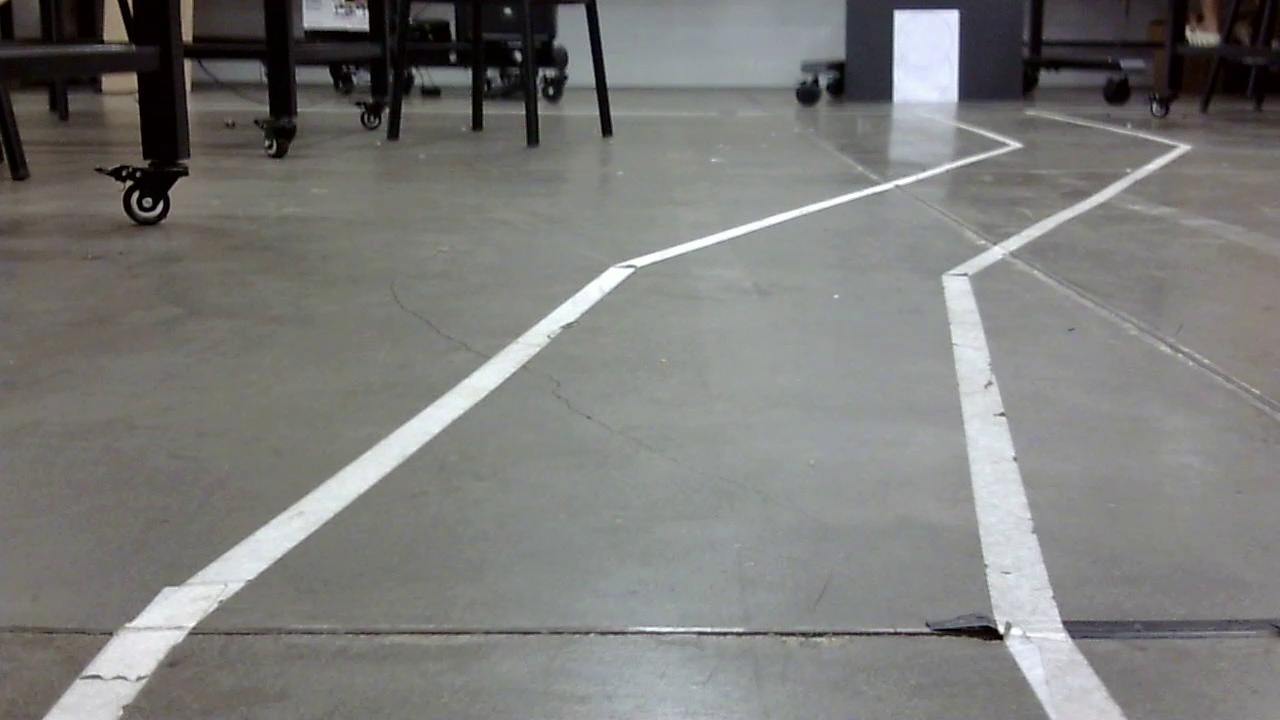
#> input picture test.jpg, 1280 x 720 px, given in place of sample5.mp4, which was not available
$ python main.py
#> lines starting #> are read from the running program, lines starting #| are printed output that depends on the picture; after the words box and inside, x2 and y2 are one past the last pixel; in counts of white or black regions, pixels touching at a corner belong together; pictures that were not available may be replaced by others from this repository, and a replacement may not be noted
#> further down, img is the input picture: shape (720, 1280, 3); mean B, G, R 121.2, 123.5, 123.4
### utils.py
import cv2
import numpy as np

def draw_lines(img, lines, color = [255, 0, 0], thickness = 2):
    """Utility for drawing lines."""
    if lines is not None:
        for line in lines:
            for x1,y1,x2,y2 in line:
                cv2.line(img, (x1, y1), (x2, y2), color, thickness)

def draw_fitted_line(img, fitted_line, color = [0, 255, 0], thickness = 2, grain=5):
    """Utility for drawing the line fitted to selected points."""
    mxHeight = img.shape[0]
    step = int((mxHeight - (mxHeight >> 1)) / grain)
    x = np.arange((mxHeight >> 1) - step, mxHeight, step)
    y = fitted_line(x)
    points = np.column_stack((y, x)).astype(np.int32)
    cv2.polylines(img, [points], False, color, thickness)

def Filter(img, length=10):
    """Utility for filtering out noise."""
    res = img.copy()
    res = cv2.erode(res, np.ones((length, length), np.uint8))
    res = cv2.dilate(res, np.ones((length, length), np.uint8))
    return res

def getAdaptiveThreshold(img, roi, num_lines = 20):
    """Utility for getting adaptive threshold. Choose threshold that gives
    less amount of lines after Hough Transform"""
    for thresh in range(160, 230, 5):
        selected = Filter(cv2.inRange(img, thresh, 255))
        selected = cv2.bitwise_and(selected, roi)
        canny = cv2.Canny(selected, 150, 220)
        lines = cv2.HoughLinesP(canny, 1,
                                np.pi / 180, 20, minLineLength = 5,
                                maxLineGap = 5)
        if lines is not None and len(lines) <= num_lines:
            return thresh
    return 190

### main.py
import cv2
import argparse
import numpy as np
import matplotlib.pyplot as plt
from utils import getAdaptiveThreshold, draw_lines, draw_fitted_line, Filter

frame_count = 0
global_threshold = 190
roi = None


def process(img):
    global frame_count
    global roi
    frame_count += 1

    # resize image to 640x400
    img = cv2.resize(img, (640, 400))
#> img: shape (400, 640, 3)
    mxHeight = img.shape[0]
#> mxHeight = 400
    mxWidth = img.shape[1]
#> mxWidth = 640
    img_gray = cv2.cvtColor(img, cv2.COLOR_RGB2GRAY)
    if (type(roi) != np.ndarray):
        roi_vertices = np.array([[
            [0, mxHeight - 1],
            [0, mxHeight >> 1],
            [mxWidth - 1, mxHeight >> 1],
            [mxWidth - 1, mxHeight - 1]
        ]], dtype = np.int32)

        ignore_mask_color = 255
        roi_mask = np.zeros_like(img_gray)
        roi = cv2.fillPoly(roi_mask, roi_vertices, ignore_mask_color)
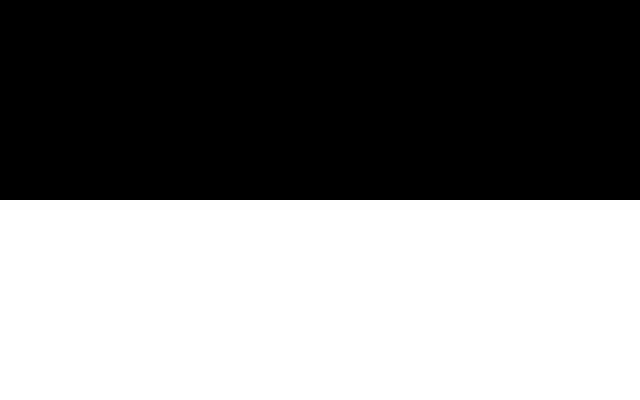
#> roi_mask: shape (400, 640); 50% white; 1 white region, box (x1, y1, x2, y2) and area: (0, 200, 640, 400) 128000

    global global_threshold
    thresh = global_threshold
    #re calculate threshold every 10 frames
    if (frame_count % 10 == 1):
        thresh = getAdaptiveThreshold(img_gray, roi)
#> after the loop in getAdaptiveThreshold, `for thresh in range(160, 230, 5):`:
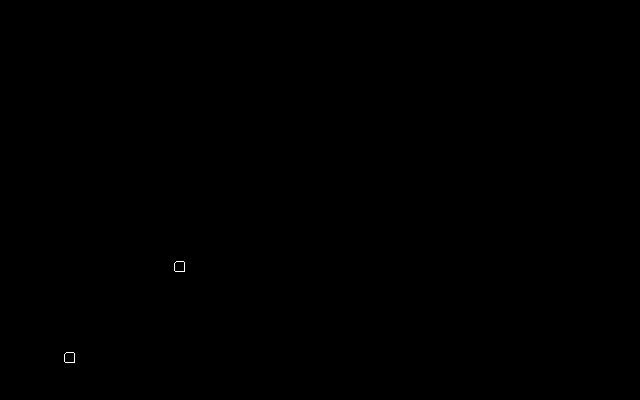
#> canny: shape (400, 640); 0.03% white in thin lines or dots, all inside (x1, y1, x2, y2) = (64, 261, 185, 363)
#> after the loop in getAdaptiveThreshold, `for thresh in range(160, 230, 5):`: selected: shape (400, 640); 0.08% white; 2 white regions, box (x1, y1, x2, y2) and area: (175, 262, 185, 272) 100, (65, 353, 75, 363) 100
#> thresh = 190
        global_threshold = thresh
#> global_threshold = 190

    img_threshold = Filter(cv2.inRange(img_gray, thresh, 255))
#> in Filter (call 15), `res = img.copy()`: res: shape (400, 640); 6.1% white; 22 white regions (17 under 20 px), largest, box (x1, y1, x2, y2) and area: (471, 80, 595, 400) 6766, (42, 72, 511, 378) 6245, (447, 6, 479, 69) 1862, (22, 377, 74, 400) 736, (317, 348, 371, 351) 86
#> in Filter (call 15), `res = cv2.erode(res, np.ones((length, length), np.uint8))`: res: shape (400, 640); 2% white; 10 white regions (5 under 20 px), largest, box (x1, y1, x2, y2) and area: (477, 159, 555, 400) 2799, (452, 11, 475, 62) 1075, (78, 229, 222, 344) 786, (31, 383, 61, 400) 295, (54, 355, 81, 371) 246
#> in Filter (call 15), `res = cv2.dilate(res, np.ones((length, length), np.uint8))`: res: shape (400, 640); 4.9% white; 5 white regions, box (x1, y1, x2, y2) and area: (473, 155, 560, 400) 5829, (74, 203, 253, 349) 3647, (448, 7, 480, 67) 1822, (50, 351, 86, 376) 714, (27, 379, 66, 400) 644
    img_threshold_isolated = cv2.bitwise_and(img_threshold, roi)
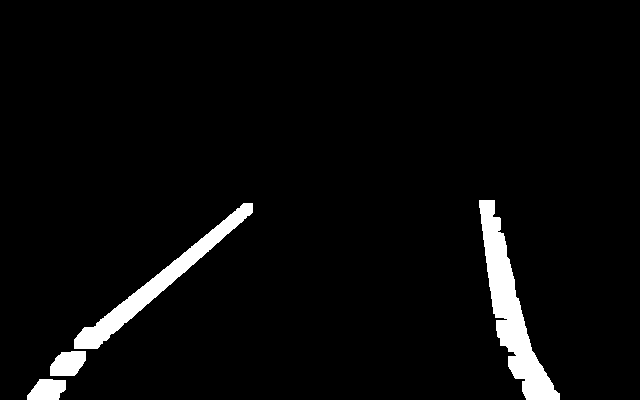
#> img_threshold_isolated: shape (400, 640); 4% white; 4 white regions, box (x1, y1, x2, y2) and area: (479, 200, 560, 400) 5155, (74, 203, 253, 349) 3647, (50, 351, 86, 376) 714, (27, 379, 66, 400) 644
    img_edges = cv2.Canny(img_threshold_isolated, 150, 220)
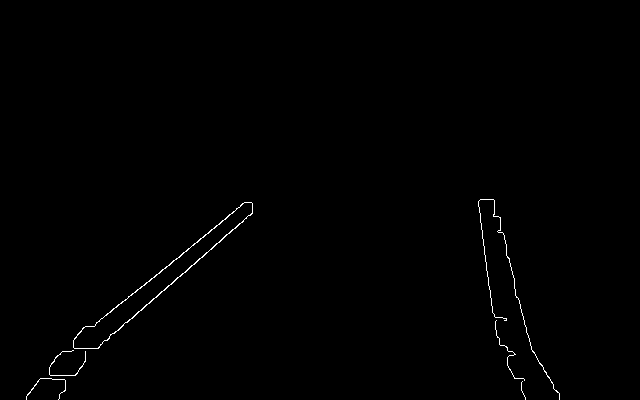
#> img_edges: shape (400, 640); 0.48% white in thin lines or dots, all inside (x1, y1, x2, y2) = (26, 199, 560, 400)

    threshold = 20
    min_line_len = 5
    max_line_gap = 5

    lines = cv2.HoughLinesP(
        img_edges, 1, np.pi / 180, threshold,
        minLineLength = min_line_len, maxLineGap = max_line_gap)
#> lines = 26 rows, first 6: [96, 348, 252, 213], [91, 326, 173, 260], [92, 326, 246, 202], [495, 324, 496, 335], [518, 298, 532, 351], [478, 201, 488, 285]


    hough = np.zeros((img_edges.shape[0], img_edges.shape[1], 3), dtype = np.uint8)
    draw_lines(hough, lines)
#> the loop in draw_lines, `for line in lines:` made 26 passes
#> line on passes 1 to 12: [[96, 348, 252, 213]], [[91, 326, 173, 260]], [[92, 326, 246, 202]], [[495, 324, 496, 335]], [[518, 298, 532, 351]], [[478, 201, 488, 285]], [[500, 227, 501, 232]], [[74, 338, 83, 327]], [[537, 359, 559, 395]], [[509, 258, 515, 289]], [[213, 246, 252, 212]], [[50, 375, 76, 374]]
    cv2.imshow("hough lines transform", hough)
    cv2.waitKey(1)

    x1 = []
    y1 = []
    for i in range(mxHeight >> 1, mxHeight - 20, 5):
        for j in range(0, mxWidth >> 1, 1):
            if (hough[i, j, 0] == 255):
                x1.append(i)
                y1.append(j)
                break
#> after the loop, x1 = 34 values from 205 to 375
    y1 = np.array(y1)
    x1 = np.array(x1)
    diff = 40
    lst = -1
    for i in range(len(y1)):
        if (i > 0 and abs(lst - y1[i]) > diff):
            y1[i] = -1
            x1[i] = -1
        else:
            lst = y1[i]
    mask = y1 != -1
    y1 = y1[mask]
    x1 = x1[mask]
#> x1 = 31 values from 205 to 375

    # Find the first index where the condition is met
    index = np.where(np.abs(np.diff(y1)) > 15)[0]
#> index = [27, 28, 29]

    # If an index is found, remove all elements after that index
    if index.size > 0 and index[0] >= (len(y1) >> 1):
        x1 = x1[:index[0]]
#> x1 = 27 values from 205 to 335
        y1 = y1[:index[0]]

    try:
        left_curve  = np.poly1d(np.polyfit(x1,y1, 1))
    except: return img
    res = img.copy()
    draw_fitted_line(res, left_curve)

    x1 = []
    y1 = []
    for i in range(mxHeight >> 1, mxHeight - 20, 5):
        found = False
        for j in range(mxWidth - 1, mxWidth >> 1, -1):
            if (hough[i, j, 0] == 255):
                x1.append(i)
                y1.append(j)
                break
#> after the loop, x1 = 35 values from 200 to 375
    diff = 40
    lst = -1
    for i in range(len(y1)):
        if (i > 0 and abs(y1[i] - lst) > diff):
            y1[i] = -1
            x1[i] = -1
        else:
            lst = y1[i]
    x1 = np.array(x1)
    y1 = np.array(y1)
    mask = y1 != -1
    y1 = y1[mask]
    x1 = x1[mask]

    # Find the first index where the condition is met
    index = np.where(np.abs(np.diff(y1)) > 15)[0]

    # If an index is found, remove all elements after that index
    if index.size > 0 and index[0] >= (len(y1) >> 1):
        x1 = x1[:index[0]]
        y1 = y1[:index[0]]


    #end mess

    try:
        right_curve = np.poly1d(np.polyfit(x1,y1, 1))
    except: return img

    draw_fitted_line(res, right_curve)
    middle_curve = (right_curve + left_curve) / 2
    draw_fitted_line(res, middle_curve, [255, 0, 0])
#> call 3 of draw_fitted_line, with thickness = 2, grain = 5
#> in draw_fitted_line (call 3), `cv2.polylines(img, [points], False, color, thickness)`:
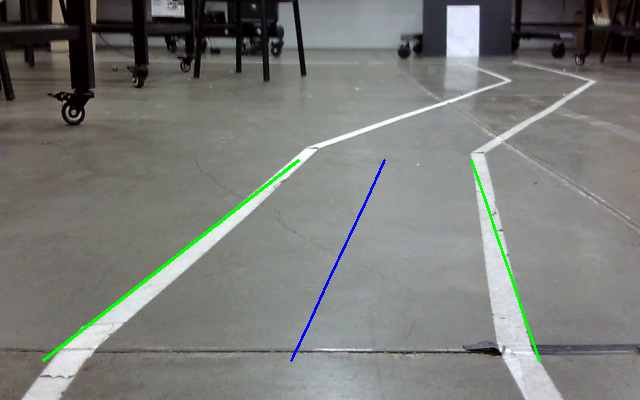
#> img: shape (400, 640, 3); mean of channels 0, 1, 2 120.2, 123.6, 121.9; drawn as B, G, R


    horizontal = 300

    cv2.line(res, (int(left_curve(horizontal)), horizontal),
             (int(right_curve(horizontal)), horizontal), (0, 0, 255), 2)

    dist = ((right_curve + left_curve) / 2)(horizontal) - (mxWidth >> 1)
    s = 'right ' if dist < 0 else 'left '
    distance_to_bottom_line = 150 #distance to the horizontal line in cm
    dist = round(dist * coeff * distance_to_bottom_line, 3)
    dist = abs(dist)
    lane_width = (right_curve(horizontal) - left_curve(horizontal)) * coeff * distance_to_bottom_line
    lane_width = round(lane_width, 3)
    cv2.putText(res, s + str(dist) + 'cm', (20, 20), cv2.FONT_HERSHEY_SIMPLEX, 1, (0, 0, 255), 1, cv2.LINE_AA)
    cv2.putText(res, 'lane width ' + str(lane_width) + 'cm', (20, 40), cv2.FONT_HERSHEY_SIMPLEX, 1, (0, 0, 255), 1, cv2.LINE_AA)

    #draw lane area
    points = [
        (int(left_curve(mxHeight)), mxHeight),
        (int(left_curve(mxHeight>>1)), mxHeight>>1),
        (int(right_curve(mxHeight>>1)), mxHeight>>1),
        (int(right_curve(mxHeight)), mxHeight)
    ]
    mask = np.full((mxHeight, mxWidth, 3), (255, 255, 255), dtype = np.uint8)

    cv2.fillPoly(mask, np.array([points]), (0, 204, 255))
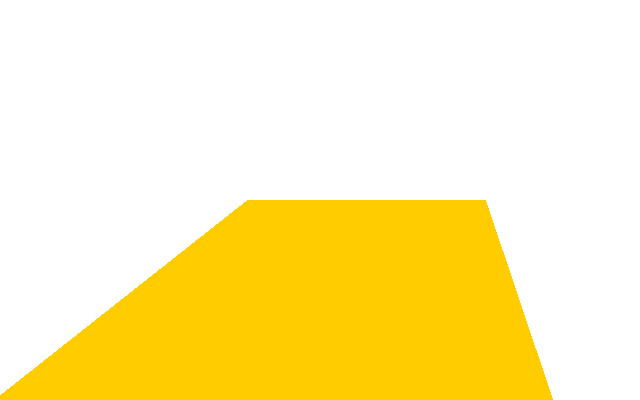
#> mask: shape (400, 640, 3); mean of channels 0, 1, 2 175.6, 239.1, 255; drawn as B, G, R
    res = cv2.bitwise_and(mask, res)
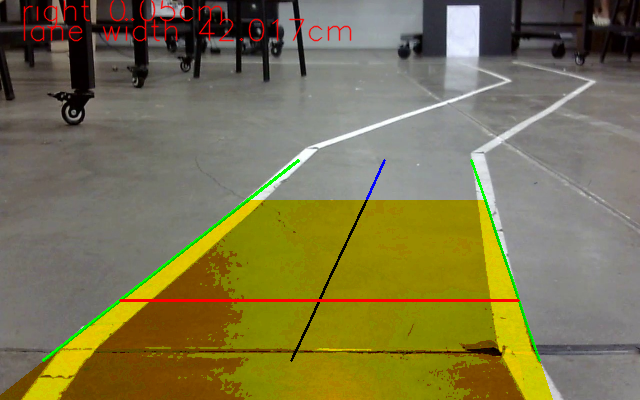
#> res: shape (400, 640, 3); mean of channels 0, 1, 2 74.7, 116.1, 123.5; drawn as B, G, R

    return res


#getting camera matrix from yaml file
import yaml
from yaml.loader import SafeLoader
with open('cam.yaml') as f:
    data = yaml.load(f, Loader=SafeLoader)

coeff = 1 / (data['camera_matrix'][0][0])

parser = argparse.ArgumentParser()
parser.add_argument('--video', type=str, help="indicate path to video",
                    default='./sample/sample5.mp4')
parser.add_argument('--real-time', type=bool,
                    help="set this to true if you want to calculate real time",
                    default=False)
args = parser.parse_args()

if __name__ == "__main__":
    cap = cv2.VideoCapture(args.video)
    if (args.real_time):
        cap = cv2.VideoCapture(0)
    while (True):
        ret, img = cap.read()
        if (ret == False):
            break
        cv2.imshow("img", process(img))
        cv2.waitKey(1)
# [5 lines of commented-out code are left out]

$ run again, on res.jpg
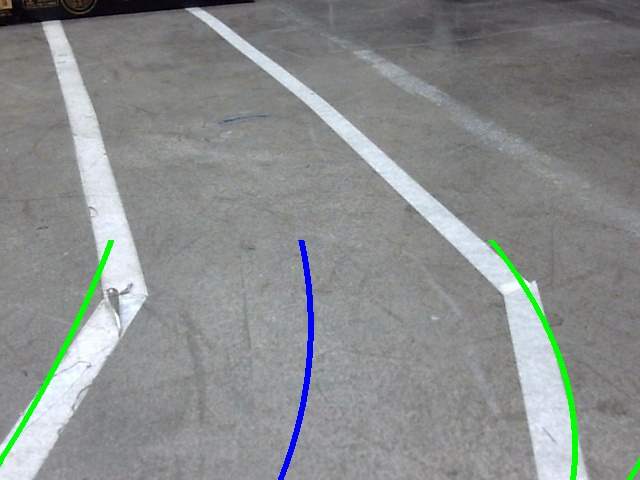
#> input picture res.jpg, 640 x 480 px, given in place of sample5.mp4, which was not available
#> img is the input picture: shape (480, 640, 3); mean B, G, R 140.7, 140.9, 137.4
#> roi_mask: shape (400, 640); 50% white; 1 white region, box (x1, y1, x2, y2) and area: (0, 200, 640, 400) 128000
#> after the loop in getAdaptiveThreshold, `for thresh in range(160, 230, 5):`:
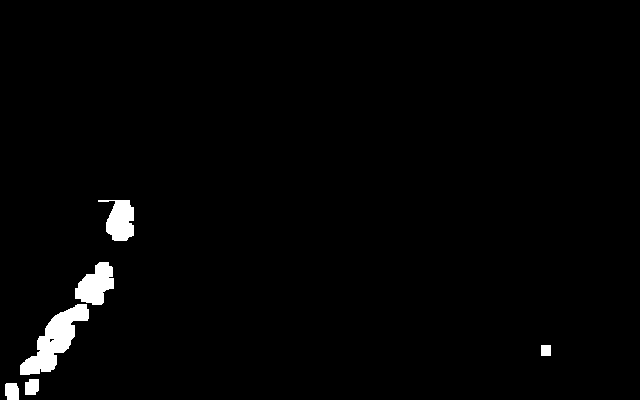
#> selected: shape (400, 640); 1.8% white; 6 white regions, box (x1, y1, x2, y2) and area: (20, 304, 89, 375) 2020, (75, 262, 114, 305) 1085, (98, 200, 134, 241) 948, (5, 383, 19, 400) 221, (25, 379, 39, 395) 202, (541, 345, 551, 356) 110
#> thresh = 225
#> lines = 19 rows, first 6: [54, 315, 83, 301], [19, 369, 25, 359], [113, 278, 113, 287], [84, 320, 88, 314], [74, 290, 85, 275], [106, 220, 112, 209]
#> the loop in draw_lines, `for line in lines:` made 19 passes
#> in process, `res = cv2.bitwise_and(mask, res)`:
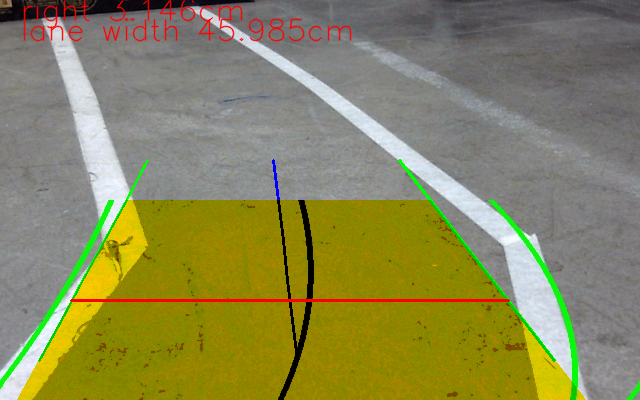
#> res: shape (400, 640, 3); mean of channels 0, 1, 2 86.7, 134.9, 137.5; drawn as B, G, R
